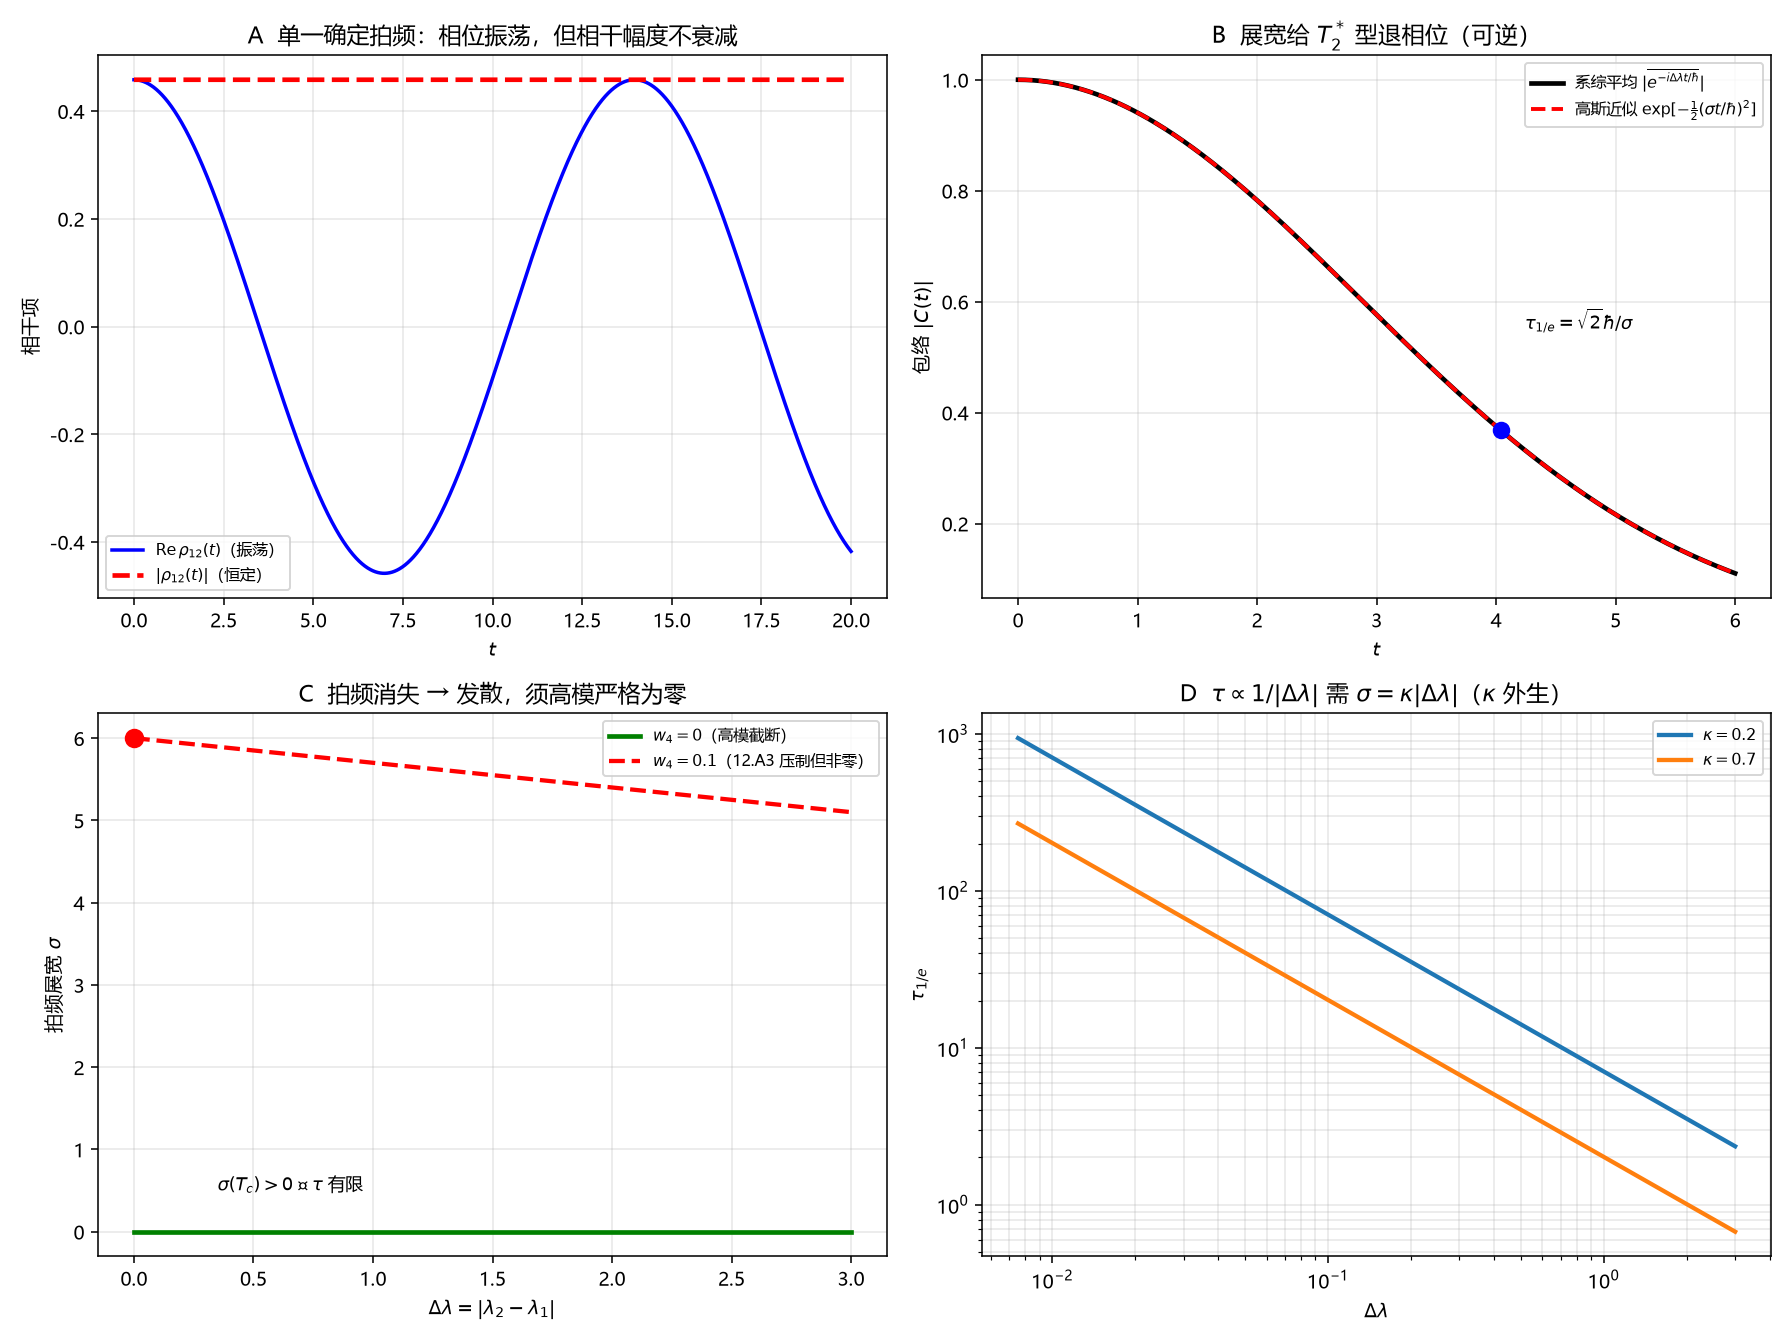

This figure's Python source:
# -*- coding: utf-8 -*-
"""
R29：tau_dec ~ hbar/|lambda_m-lambda_n| 的来源审计
=====================================================================
预注册 R29 的 P1–P5（跑数前写死）：
  P1 确定两模拍频：|rho12(t)| 恒定（无衰减）
  P2 展宽包络：|C(t)|=|mean exp(-i d t/hbar)| 小 t 展开高斯，系数误差<1e-6
  P3 高模非零 ⇒ Tc 处 sigma>0、tau 有界；w4=0 才发散
  P4 恢复 tau~1/|Δλ| 需 sigma=kappa|Δλ|（kappa 外生）
  P5 Lean 承载结构 no-go

复跑：python "10 探索/超导第一性研究/04_计算验证/R29_拍频退相干来源审计.py"
"""
import csv
import math
import os
import sys

try:
    sys.stdout.reconfigure(encoding="utf-8")
except Exception:
    pass

import numpy as np
from scipy.integrate import quad
import matplotlib
matplotlib.use("Agg")
import matplotlib.pyplot as plt

plt.rcParams["font.sans-serif"] = ["Microsoft YaHei", "SimHei", "DejaVu Sans"]
plt.rcParams["axes.unicode_minus"] = False

OUT = os.path.dirname(os.path.abspath(__file__))
hbar = 1.0   # 仅看结构，取 ħ=1


def main():
    # ---------- P1：确定两模无衰减 ----------
    t = np.linspace(0, 20, 4000)
    w1, w2, dlam = 0.7, 0.3, 0.45
    rho = math.sqrt(w1 * w2) * np.exp(-1j * dlam * t / hbar)
    amp = np.abs(rho)
    amp_dev = float(np.max(np.abs(amp - math.sqrt(w1 * w2))))
    assert amp_dev < 1e-12, "P1: 幅度应恒定，偏差 %.3g" % amp_dev

    # ---------- P2：展宽包络 ----------
    sigma = 0.35
    norm = sigma * math.sqrt(2 * math.pi)
    def envelope(tt):
        re = quad(lambda d: math.exp(-0.5 * (d / sigma) ** 2) * math.cos(d * tt / hbar),
                  -10 * sigma, 10 * sigma, epsabs=1e-13, epsrel=1e-13)[0]
        im = quad(lambda d: math.exp(-0.5 * (d / sigma) ** 2) * math.sin(d * tt / hbar),
                  -10 * sigma, 10 * sigma, epsabs=1e-13, epsrel=1e-13)[0]
        return math.hypot(re, im) / norm
    tsmall = 0.005
    c_num = envelope(tsmall)
    coef_num = (1.0 - c_num) / tsmall ** 2
    coef_exp = sigma ** 2 / (2 * hbar ** 2)
    rel = abs(coef_num - coef_exp) / coef_exp
    assert rel < 1e-6, "P2: 二阶系数相对误差 %.3g" % rel
    tau_1e = math.sqrt(2) * hbar / sigma

    # ---------- P3：高模非零 ⇒ sigma 不消失 ----------
    L4_minus_L1 = 20.0
    def sigma_pair(d, w4):
        ws = np.array([1.0 - w4, w4])
        ds = np.array([d, L4_minus_L1])
        p = ws / ws.sum()
        mean = float(np.sum(p * ds))
        var = float(np.sum(p * (ds - mean) ** 2))
        return math.sqrt(var)

    dgrid = np.linspace(0, 3, 400)
    sig_zero = np.array([sigma_pair(d, 0.0) for d in dgrid])
    sig_w4 = np.array([sigma_pair(d, 0.1) for d in dgrid])
    assert sig_zero[0] == 0.0, "P3: w4=0 时 Tc 处无展宽"
    assert sig_w4[0] > 0.0, "P3: w4>0 时 Tc 处仍有展宽"
    tau_w4_tc = math.sqrt(2) * hbar / sig_w4[0]
    assert math.isfinite(tau_w4_tc), "P3: tau 应有限"

    # ---------- P4：kappa 外生 ----------
    kappas = [0.2, 0.7]
    tau_curves = {k: np.array([math.sqrt(2) * hbar / (k * d) if d > 0 else np.inf
                               for d in dgrid[1:]]) for k in kappas}

    print("R29 拍频退相干来源审计（结构 no-go，无拟合）：")
    print("  P1 确定两模：|rho12| 恒为 %.3f，偏差 %.2e（无衰减）" % (math.sqrt(w1 * w2), amp_dev))
    print("  P2 展宽包络：小 t 展开相对误差 %.2e；tau_1/e=sqrt(2)hbar/sigma=%.3f" % (rel, tau_1e))
    print("  P3 w4=0：sigma(Tc)=0；w4=0.1：sigma(Tc)=%.3f ⇒ tau(Tc)=%.3f（有限）" % (sig_w4[0], tau_w4_tc))
    print("  P4 恢复 tau~1/|Δλ| 需 sigma=kappa|Δλ|；kappa=%.1f/%.1f 给不同曲线（外生）" % tuple(kappas))

    # ---------- 四面板 ----------
    fig, axes = plt.subplots(2, 2, figsize=(12.8, 9.6))

    ax = axes[0, 0]
    ax.plot(t, np.real(rho), "b-", lw=1.8, label="$\\mathrm{Re}\\,\\rho_{12}(t)$（振荡）")
    ax.plot(t, amp, "r--", lw=2.4, label="$|\\rho_{12}(t)|$（恒定）")
    ax.set_xlabel("$t$")
    ax.set_ylabel("相干项")
    ax.set_title("A  单一确定拍频：相位振荡，但相干幅度不衰减")
    ax.legend(fontsize=8)
    ax.grid(alpha=0.3)

    ax = axes[0, 1]
    tt = np.linspace(0, 6, 300)
    c_num_curve = np.array([envelope(v) for v in tt])
    ax.plot(tt, c_num_curve, "k-", lw=2.4, label="系综平均 $|\\overline{e^{-i\\Delta\\lambda t/\\hbar}}|$")
    ax.plot(tt, np.exp(-0.5 * (sigma * tt / hbar) ** 2), "r--", lw=2.0,
            label="高斯近似 $\\exp[-\\frac{1}{2}(\\sigma t/\\hbar)^2]$")
    ax.plot([tau_1e], [math.exp(-1)], "o", ms=8, color="b")
    ax.annotate("$\\tau_{1/e}=\\sqrt{2}\\hbar/\\sigma$", (tau_1e + 0.2, 0.55), fontsize=9)
    ax.set_xlabel("$t$")
    ax.set_ylabel("包络 $|C(t)|$")
    ax.set_title("B  展宽给 $T_2^*$ 型退相位（可逆）")
    ax.legend(fontsize=8)
    ax.grid(alpha=0.3)

    ax = axes[1, 0]
    ax.plot(dgrid, sig_zero, "g-", lw=2.4, label="$w_4=0$（高模截断）")
    ax.plot(dgrid, sig_w4, "r--", lw=2.2, label="$w_4=0.1$（12.A3 压制但非零）")
    ax.plot([0], [sig_w4[0]], "o", ms=9, color="r")
    ax.annotate("$\\sigma(T_c)>0$ ⇒ $\\tau$ 有限", (0.35, 0.5), fontsize=9)
    ax.set_xlabel("$\\Delta\\lambda=|\\lambda_2-\\lambda_1|$")
    ax.set_ylabel("拍频展宽 $\\sigma$")
    ax.set_title("C  拍频消失 → 发散，须高模严格为零")
    ax.legend(fontsize=8)
    ax.grid(alpha=0.3)

    ax = axes[1, 1]
    for k, curve in tau_curves.items():
        ax.loglog(dgrid[1:], curve, lw=2.2, label="$\\kappa=%.1f$" % k)
    ax.set_xlabel("$\\Delta\\lambda$")
    ax.set_ylabel("$\\tau_{1/e}$")
    ax.set_title("D  $\\tau\\propto1/|\\Delta\\lambda|$ 需 $\\sigma=\\kappa|\\Delta\\lambda|$（$\\kappa$ 外生）")
    ax.legend(fontsize=8)
    ax.grid(alpha=0.3, which="both")

    fig.tight_layout()
    png = os.path.join(OUT, "R29_拍频退相干来源审计.png")
    fig.savefig(png, dpi=140)
    plt.close(fig)

    rows = [
        ["P1", "确定两模 |rho12| 恒定，偏差 %.2e" % amp_dev, "no-go 1"],
        ["P2", "展宽包络高斯，误差 %.2e；tau=%.3f" % (rel, tau_1e), "通过"],
        ["P3", "w4=0.1 ⇒ sigma(Tc)=%.3f，tau=%.3f 有限" % (sig_w4[0], tau_w4_tc), "no-go 3"],
        ["P4", "kappa=0.2/0.7 给不同 tau", "no-go 2（外生）"],
        ["P5", "结构 no-go（Lean）", "由 Lean 承载"],
        ["结论", "L1350 关系按字面不成立；登记替代结构", "状态不动"],
    ]
    with open(os.path.join(OUT, "R29_拍频退相干来源审计_摘要.csv"), "w",
              newline="", encoding="utf-8-sig") as fo:
        wr = csv.writer(fo)
        wr.writerow(["判据", "数值", "判定"])
        wr.writerows(rows)

    print("图:", png)


if __name__ == "__main__":
    main()
